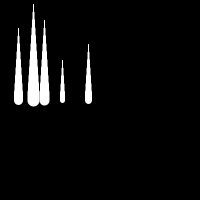
Frame 1 (no input)
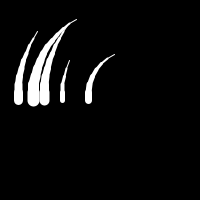
Frame 60 (the mouse pressed at the canvas centre just before this capture)
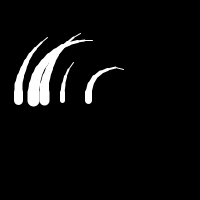
Frame 120 (the mouse held since frame 60 and released just before this capture)

The Processing sketch that drew these frames (run headless with seeded random() and noise(); from frame 60 on, the mouse is pressed at the canvas centre):

// Processing sketch: motionSwaying
// ── motionSwaying.pde
float inc = 0.0;

void setup(){
  size(200, 200);
  stroke(255);
  smooth();
}

void draw(){
  background(0);
  inc += 0.01;
  float angle = sin(inc)/10.0 + sin(inc*1.2)/20.0;
  tail(18, 9, angle/1.3);
  tail(33, 12, angle);
  tail(44, 10, angle/1.3);
  tail(62, 5, angle);
  tail(88, 7, angle*2);
}

void tail(int x, int units, float angle){
  pushMatrix();
  translate(x, 100);
  for(int i = units; i > 0; i--){
    strokeWeight(i);
    line(0, 0, 0, -8);
    translate(0, -8);
    rotate(angle);
  }
  popMatrix();
}
